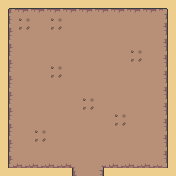

This is a level from a 2D game, rendered from its Tiled map with the project's own tilesets. A one-line summary and the complete map file follow:
An orthogonal 11x11 tile map with 16x16 px tiles, 3 tile layers (Ground, Ground2, Ground3), 3 tilesets and 3 objects.

<map height="11" infinite="0" nextlayerid="6" nextobjectid="15" orientation="orthogonal" renderorder="right-down" tiledversion="1.11.2" tileheight="16" tilewidth="16" version="1.10" width="11">
 <properties><property name="atlas" value="tileset/start.atlas" />
  <property name="isBattle" type="bool" value="false" />
 </properties>
 <tileset firstgid="1" source="Ground.tsx" />
 <tileset firstgid="121" source="objects.tsx" />
 <tileset firstgid="175" source="../entities_anims/purple_portal.tsx" />
 <layer height="11" id="2" name="Ground" width="11">
  <data encoding="csv">
52,52,52,52,52,52,52,52,52,52,52,
52,52,52,52,52,52,52,52,52,52,52,
52,52,52,52,52,52,52,52,52,52,52,
52,52,52,52,52,52,52,52,52,52,52,
52,52,52,52,52,52,52,52,52,52,52,
52,52,52,52,52,52,52,52,52,52,52,
52,52,52,52,52,52,52,52,52,52,52,
52,52,52,52,52,52,52,52,52,52,52,
52,52,52,52,52,52,52,52,52,52,52,
52,52,52,52,52,52,52,52,52,52,52,
52,52,52,52,52,52,52,52,52,52,52
</data>
 </layer>
 <layer height="11" id="1" name="Ground2" width="11">
  <data encoding="csv">
1,2,2,2,2,2,2,2,2,2,3,
41,42,42,42,42,42,42,42,42,42,43,
41,42,42,42,42,42,42,42,42,42,43,
41,42,42,42,42,42,42,42,42,42,43,
41,42,42,42,42,42,42,42,42,42,43,
41,42,42,42,42,42,42,42,42,42,43,
41,42,42,42,42,42,42,42,42,42,43,
41,42,42,42,42,42,42,42,42,42,43,
41,42,42,42,42,42,42,42,42,42,43,
41,42,42,42,42,42,42,42,42,42,43,
81,82,82,82,5,42,4,82,82,82,83
</data>
 </layer>
 <layer height="11" id="4" name="Ground3" width="11">
  <data encoding="csv">
0,0,0,0,0,0,0,0,0,0,0,
0,155,0,155,0,0,0,0,0,0,0,
0,0,0,0,0,0,0,0,0,0,0,
0,0,0,0,0,0,0,0,155,0,0,
0,0,0,155,0,0,0,0,0,0,0,
0,0,0,0,0,0,0,0,0,0,0,
0,0,0,0,0,155,0,0,0,0,0,
0,0,0,0,0,0,0,155,0,0,0,
0,0,155,0,0,0,0,0,0,0,0,
0,0,0,0,0,0,0,0,0,0,0,
0,0,0,0,0,0,0,0,0,0,0
</data>
 </layer>
 <objectgroup id="3" name="Primary_Entities">
  <object height="9.72727" id="5" width="12.9091" x="143.788" y="19.2727">
   <properties>
    <property name="name" value="ally" />
   </properties>
  </object>
  <object height="9.72727" id="14" width="12.9091" x="17.5455" y="49.803">
   <properties>
    <property name="name" value="ally" />
   </properties>
  </object>
 </objectgroup>
 <objectgroup id="5" name="Portals">
  <object height="3.45455" id="12" width="4.09091" x="85.2424" y="165.121">
   <properties>
    <property name="destMap" value="battle1" />
    <property name="destPortal_ID" type="int" value="1" />
    <property name="name" value="greenPortal" />
    <property name="portal_ID" type="int" value="1" />
   </properties>
  </object>
 </objectgroup>
</map>
